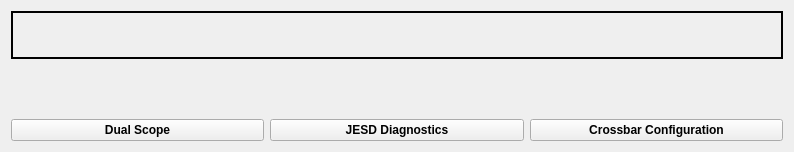
<?xml version="1.0" encoding="UTF-8"?>
<ui version="4.0">
 <class>Form</class>
 <widget class="QWidget" name="Form">
  <property name="geometry">
   <rect>
    <x>0</x>
    <y>0</y>
    <width>794</width>
    <height>152</height>
   </rect>
  </property>
  <property name="windowTitle">
   <string>ATCACommon UI</string>
  </property>
  <layout class="QGridLayout" name="gridLayout">
   <item row="7" column="1">
    <widget class="PyDMRelatedDisplayButton" name="PyDMRelatedDisplayButton_3">
     <property name="font">
      <font>
       <weight>75</weight>
       <bold>true</bold>
      </font>
     </property>
     <property name="toolTip">
      <string/>
     </property>
     <property name="text">
      <string>JESD Diagnostics</string>
     </property>
     <property name="filenames" stdset="0">
      <stringlist>
       <string>jesd.ui</string>
      </stringlist>
     </property>
     <property name="openInNewWindow" stdset="0">
      <bool>true</bool>
     </property>
    </widget>
   </item>
   <item row="7" column="0">
    <widget class="PyDMRelatedDisplayButton" name="PyDMRelatedDisplayButton_4">
     <property name="font">
      <font>
       <weight>75</weight>
       <bold>true</bold>
      </font>
     </property>
     <property name="toolTip">
      <string/>
     </property>
     <property name="text">
      <string>Dual Scope</string>
     </property>
     <property name="filenames" stdset="0">
      <stringlist>
       <string>dualScope.py</string>
      </stringlist>
     </property>
     <property name="openInNewWindow" stdset="0">
      <bool>true</bool>
     </property>
    </widget>
   </item>
   <item row="7" column="2">
    <widget class="PyDMRelatedDisplayButton" name="PyDMRelatedDisplayButton_2">
     <property name="font">
      <font>
       <weight>75</weight>
       <bold>true</bold>
      </font>
     </property>
     <property name="toolTip">
      <string/>
     </property>
     <property name="text">
      <string>Crossbar Configuration</string>
     </property>
     <property name="filenames" stdset="0">
      <stringlist>
       <string>timing.ui</string>
      </stringlist>
     </property>
     <property name="openInNewWindow" stdset="0">
      <bool>true</bool>
     </property>
    </widget>
   </item>
   <item row="5" column="0" colspan="3">
    <widget class="PyDMEmbeddedDisplay" name="PyDMEmbeddedDisplay">
     <property name="maximumSize">
      <size>
       <width>800</width>
       <height>16777215</height>
      </size>
     </property>
     <property name="toolTip">
      <string/>
     </property>
     <property name="filename" stdset="0">
      <string>firmware_version.ui</string>
     </property>
    </widget>
   </item>
   <item row="4" column="0" colspan="3">
    <widget class="QFrame" name="frame_3">
     <property name="frameShape">
      <enum>QFrame::WinPanel</enum>
     </property>
     <property name="frameShadow">
      <enum>QFrame::Plain</enum>
     </property>
     <property name="lineWidth">
      <number>9</number>
     </property>
     <layout class="QGridLayout" name="gridLayout_2" columnstretch="0,0">
      <property name="leftMargin">
       <number>2</number>
      </property>
      <property name="topMargin">
       <number>2</number>
      </property>
      <property name="rightMargin">
       <number>2</number>
      </property>
      <property name="bottomMargin">
       <number>2</number>
      </property>
      <item row="0" column="0" colspan="2">
       <widget class="PyDMLabel" name="PyDMLabel">
        <property name="font">
         <font>
          <italic>true</italic>
         </font>
        </property>
        <property name="toolTip">
         <string/>
        </property>
        <property name="scaledContents">
         <bool>true</bool>
        </property>
        <property name="channel" stdset="0">
         <string>ca://${DEVICE}:AMC_BUILDSTAMP</string>
        </property>
        <property name="displayFormat" stdset="0">
         <enum>PyDMLabel::String</enum>
        </property>
       </widget>
      </item>
     </layout>
    </widget>
   </item>
  </layout>
 </widget>
 <customwidgets>
  <customwidget>
   <class>PyDMLabel</class>
   <extends>QLabel</extends>
   <header>pydm.widgets.label</header>
  </customwidget>
  <customwidget>
   <class>PyDMEmbeddedDisplay</class>
   <extends>QFrame</extends>
   <header>pydm.widgets.embedded_display</header>
  </customwidget>
  <customwidget>
   <class>PyDMRelatedDisplayButton</class>
   <extends>QPushButton</extends>
   <header>pydm.widgets.related_display_button</header>
  </customwidget>
 </customwidgets>
 <resources/>
 <connections/>
</ui>
